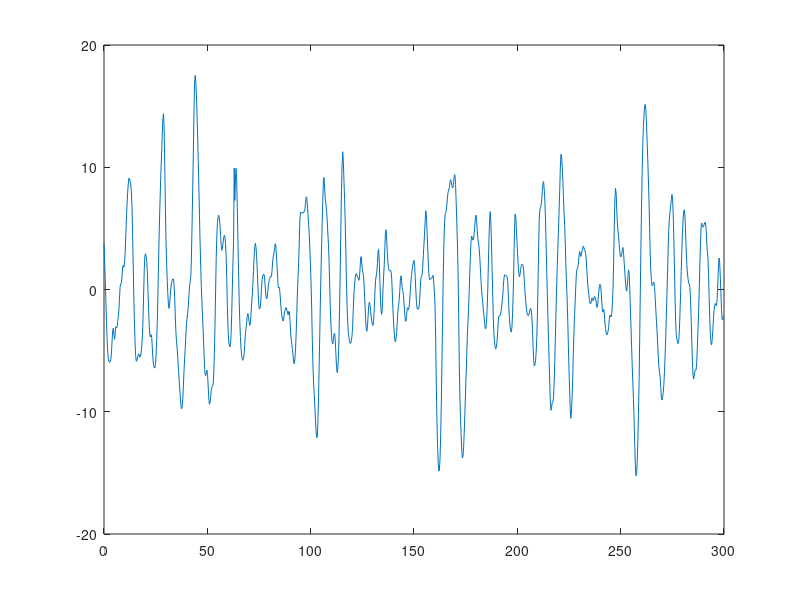

MATLAB code for this plot: (Note: this script raises an error after producing the figure.)
%ITMKURS_LAB1 Script to computer exercises 1
% 
%%%%%%%%%%%%%%%%%%%%%%%%%%%%%%%%%%
%
%%Analysis of Load Data
%
%%%%%%%%%%%%%%%%%%%%%%%%%%%%%%%%%%
% A Stochastic Load Process
%%%%%%%%%%%%%%%%%%%%%%%%%%%%%%%%%%
%
%%Measured data
%

load deep.dat
x = deep;
plot(x(:,1),x(:,2))
plot(x(1:1000,1),x(1:1000,2))


T=x(end,1)-x(1,1);

whos


tp = dat2tp(x);
plot(x(:,1),x(:,2),tp(:,1),tp(:,2),'.-')
axis([0 100 -20 20])

tp1 = dat2tp(x,1);
plot(x(:,1),x(:,2),tp(:,1),tp(:,2),tp1(:,1),tp1(:,2))
axis([0 100 -20 20])


lc = tp2lc(tp);
lc(:,2)=lc(:,2)/T;
plot(lc(:,1),lc(:,2))
semilogx(lc(:,2),lc(:,1))


m=mean(x(:,2));
f0 = interp1(lc(:,1),lc(:,2),m,'linear');
f0



extr0=length(tp)/2/T;
alfa=f0/extr0

%
%%Gaussian process as a model for the deep water data
%


plotnorm(x(:,2))



S = dat2spec(deep);
plotspec(S);

S
plot(S.w,S.S)



lam = spec2mom(S,4); L0=lam(1); L2=lam(2); L4=lam(3);


f0=1/(2*pi)*sqrt(L2/L0)
ux = -20:0.1:20;
ricex = f0*exp(-ux.*ux./(2*L0));
plot(lc(:,1),lc(:,2),'-',ux,ricex,'--')
semilogx(lc(:,2),lc(:,1),'-',ricex,ux,'--')

  


%%%%%%%%%%%%%%%%%%%%%%%%%%%%%%%%%%%%%%%%%
% Cycle counts
%%%%%%%%%%%%%%%%%%%%%%%%%%%%%%%%%%%%%%%%%
%---------------------
%Cycle Counts
%---------------------

proc = x(1:500,:);
democc

RFC = tp2rfc(tp);
mM = tp2mm(tp);


subplot(1,2,1), ccplot(RFC)
subplot(1,2,2), ccplot(mM)


ampRFC = cc2amp(RFC);
ampmM = cc2amp(mM);
subplot(1,2,1), hist(ampRFC)
subplot(1,2,2), hist(ampmM)


%%%%%%%%%%%%%%%%%%%%%%%%%%%%%%%%%%%%%%%%%
% SN-data
%%%%%%%%%%%%%%%%%%%%%%%%%%%%%%%%%%%%%%%%%
%
%%Calculation of damage intensity}
%

beta=3.2; gam=5.5E-10;
d_beta=cc2dam(RFC,beta)/T;
time_fail=1/gam/d_beta/3600 %in hours of the specific storm


%
%%Additional exercises, Optional
%

load SN

plot(N,s,'o')
axis([0 14e5 5 35 ])
loglog(N,s,'o')


plotnorm(reshape(log(N),8,5))


[e0,beta0,s20] = snplot(s,N,12)
[e0,beta0,s20] = snplot(s,N,14)
e0    = 5.5361e-10
beta0 = 3.2286
s20   = 0.0604

%
%%Calculation of the 95\% quantile for the fatigue life time
%
%%Fatigue life distribution under variable random load
%

D0 = e0*cumsum((RFC(:,2)-RFC(:,1)).^beta0);
plot(D0)

      
beta = 3:0.1:8;
DRFC = cc2dam(RFC,beta);
dRFC = DRFC/T
plot(beta,dRFC)


help ftf
[t0,F0] = ftf(e0,cc2dam(RFC,beta0)/T,s20,0.5,1);

[t1,F1] = ftf(e0,cc2dam(RFC,beta0)/T,s20,0,1);
[t2,F2] = ftf(e0,cc2dam(RFC,beta0)/T,s20,5,1);
plot(t0,F0,t1,F1,t2,F2)


taRFC = exp(-1.96*sqrt(0.06))/e0./dRFC;
DmM = cc2dam(mM,beta);
dmM = DmM/T
tamM = exp(-1.96*sqrt(0.06))/e0./dmM;
plot(beta,taRFC,beta,tamM,'r')

%
%%Crack growth data}  %%%%%%%%%%%%%
%




clear
load virkler

plot(v(:,2),v(:,1))


plot(v(:,2:69),v(:,1),'b-')



N = alevel(v,15);

plot(N,ones(1,length(N)),'o')

a = nlevel(v,2e5);
plot(a,ones(1,length(a)),'o')


